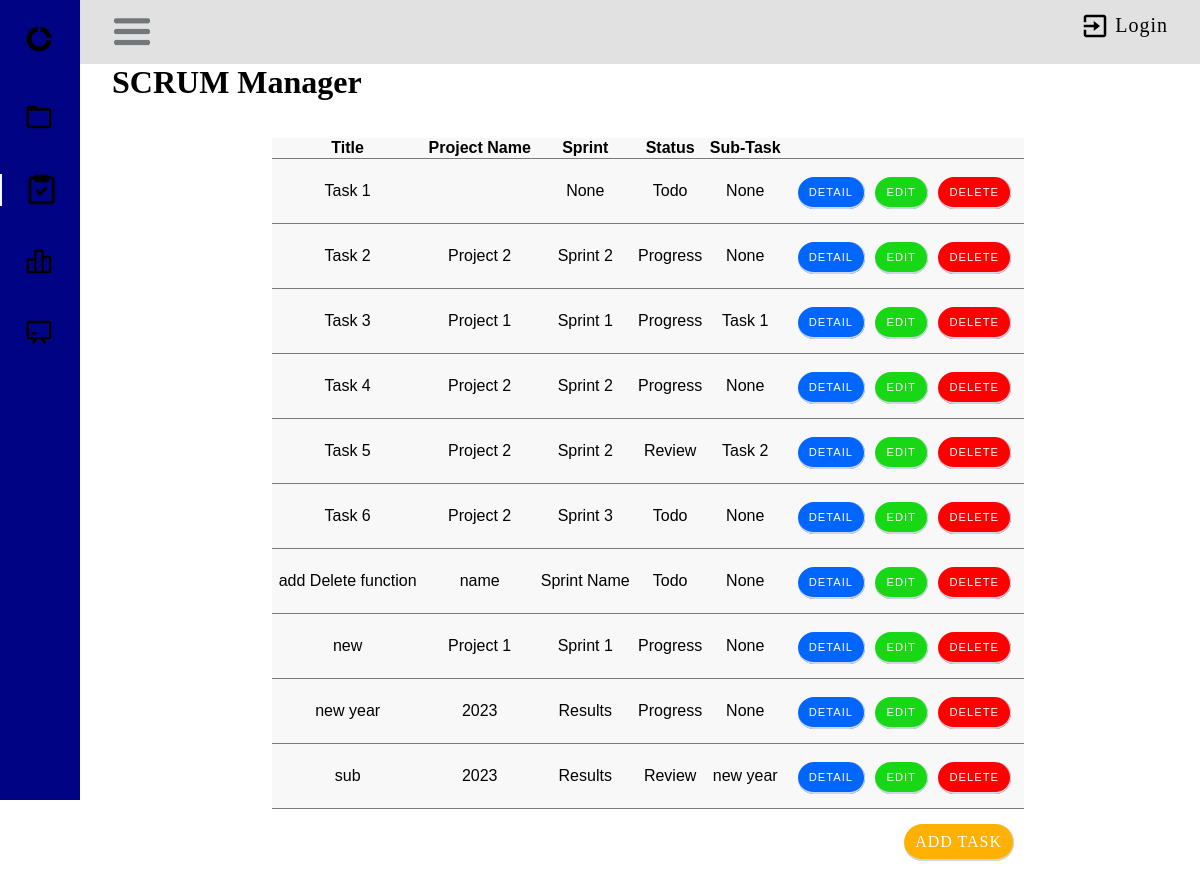
Page /task/ on the committed database.
### taskManager/models.py (models this page shows, shortened)
class Task(models.Model):
    STATUS_CHOICES = (
        ('Todo', 'Todo'),
    ('Progress', 'Progress'),
    ('Review', 'Review'),
    ('Done', 'Done'),
    )
    user = models.ForeignKey(User, on_delete=models.CASCADE, null=True, blank=False)
    title = models.CharField(max_length=200)
    description = models.TextField(null=True, blank=True)
    complete = models.BooleanField(default=False)
    created = models.DateTimeField(auto_now_add=True)
    sprint = models.ForeignKey(Sprint, on_delete=models.CASCADE, blank=True, null=True)
    status = models.CharField(max_length=30, choices=STATUS_CHOICES)
    subtask = models.ForeignKey('self',on_delete=models.CASCADE, null=True, blank=True)
    def __str__(self):
        return self.title
    class Meta:
        ordering = ['title']

class Sprint(models.Model):
    name = models.CharField(max_length=50, blank=True, default='')
    description = models.TextField(blank=True, default='')
    start = models.DateTimeField(null=False, auto_now_add=True,)
    Duration= models.DurationField(null=False, blank=False, default=0 )
    end = models.DateField(blank=True, null=True, default='2026-12-31')
    project = models.ForeignKey(Project, on_delete=models.CASCADE, null=False)
    def __str__(self):
        return self.name or ('Sprint ending %s') % self.end
    class Meta:
        ordering = ['name']

class Project(models.Model):
    name = models.CharField(max_length=50)
    start = models.DateTimeField(auto_now_add=True)

### taskManager/view/task/views.py (the view)
# urls.py: path('task/', TaskList.as_view(), name='tasks'),
class TaskList(ListView):
    model = Task
    context_object_name = 'tasks'
    template_name = "task/task_list.html"

### taskManager/templates/taskManager/task_list.html (shortened to what this page needs)
{% load crispy_forms_tags %}
{% block content %}
{% load static %}
        <link rel="stylesheet" href="{% static 'css/home.css' %}">
        <link rel="stylesheet" href="{% static 'css/task.css' %}">
<div id="body-pd">
    <header class="header" id="header">
        <div class="header_toggle">
            <img class="bx bx-menu" id="header-toggle" width="40px" src="/static/images/burger-menu.jpg" alt="burger menu">
        <div class="header-logout">
            <img class="exit-icon" src="/static/images/exit.png" alt="burger menu">
            {% if request.user.is_authenticated %}
                <a class="header-text" href="{% url 'user_logout' %}">Logout</a>
            {% else %}
                <a class="header-text" href="{% url 'user_login' %}">Login</a>
            {% endif %}
        </div>
    </div>
    </header>
    <div class="l-navbar" id="nav-bar">
        <nav class="nav">
            <div>
                <a href="#" class="nav_logo">
                    <img class="bx bx-menu" id="header-toggle" width="30px" src="/static/images/app-icon.png" alt="burger menu">
                </a>
                <div class="nav_list">
                    <a href="{% url 'project_list' %}" class="nav_link">
                        <img width="30px" src="/static/images/folder-icon.png" alt="burger menu">
                    </a>
                    <a href="{% url 'tasks' %}" class="nav_link active">
                        <img width="35px" src="/static/images/task-icon.png" alt="burger menu">
                    </a>
                    <a href="{% url 'sprint_list' %}" class="nav_link">
                        <img width="30px" src="/static/images/backlog-icon.png" alt="burger menu">
                    </a>
                    <a href="{% url 'board' %}" class="nav_link">
                        <img width="30px" src="/static/images/board-icon.png" alt="burger menu">
                    </a>
                </div>
            </div>
        </nav>
    </div>
</div>
<h1>SCRUM Manager</h1>
    <div class="table-container">
        <table>
            <tr>
                <th>Title</th>
                <th>Project Name</th>
                <th>Sprint</th>
                <th>Status</th>
                <th>Sub-Task</th>
                <th></th>
            </tr>
            {% for task in tasks %}
                <tr>
                    <td>{{task.title}}</td>
                    <td>{{task.sprint.project.name}}</td>
                    <td>{{task.sprint}}</td>
                    <td>{{task.status}}</td>
                    <td>{{task.subtask}}</td>
                    <td>
                        <div style="margin: 22px 0px;">
                            <span><a href="{% url 'task' task.pk %}"class="btn btn-style btn-detail">Detail</a> </span>
                            <span><a href="{% url 'task_update' task.pk %}" class="btn btn-style btn-edit">Edit</a> </span>
                            <span><a href="{% url 'task_delete' task.pk %}" class="btn btn-style btn-delete">Delete</a> </span>
                        </div>
                    </td>
                </tr>
                {% endfor %}
        </table>
        <div class="btn-add-task">
            <a class="btn" style="font-size: 1rem;" href="{% url 'task_form' %}"> Add Task </a>
        </div>
    </div>
{% endblock content %}

### taskManager/static/css/home.css (style rules this page uses)
*,::before,::after { box-sizing: border-box; }
a { text-decoration: none; text-transform: capitalize; font-size: 1.25rem; font-weight: 400; letter-spacing: 1px; color: var(--title-background); }
.header { width: 100%; height: var(--header-height); position: fixed; top: 0; left: 0; align-items: center; justify-content: space-between; padding: 0 1rem; background-color: var(--header-color); z-index: var(--z-fixed); transition: .5s; }
.header-logout { float: right; display: flex; align-items: center; justify-content: space-between; color: black; }
.header-text { font-size: 1.25rem; font-weight: 400; letter-spacing: 1px; }
.exit-icon { margin-right: 5px; width: 30px; }
.header_toggle { color: var(--first-color); font-size: 1.5rem; cursor: pointer; margin-top: 1%; }
.l-navbar { position: fixed; top: 0 ; left: 0; width: var(--nav-width); height: 100vh; background-color: var(--first-color); padding: .5rem 1rem 0 0; transition: .5s; z-index: var(--z-fixed); }
.nav { height: 100%; display: flex; flex-direction: column; justify-content: space-between; overflow: hidden; }
.nav_logo, .nav_link { display: grid; grid-template-columns: max-content max-content; align-items: center; column-gap: 1rem; padding: .5rem 0 .5rem 1.5rem; }
.nav_logo { margin-bottom: 2rem; }
.nav_link { position: relative; color: var(--first-color-light); margin-bottom: 1.5rem; transition: .3s; }
.active { color: var(--white-color); }
.active::before { content: ''; position: absolute; left: 0; width: 2px; height: 32px; background-color: var(--white-color); }
@media screen and (min-width: 768px) { .header { height: calc(var(--header-height) + 1rem); padding: 0 2rem 0 calc(var(--nav-width) + 2rem); } }
@media screen and (min-width: 768px) { .l-navbar { left: 0; padding: 1rem 1rem 0 0; } }

### taskManager/static/css/task.css (style rules this page uses)
img { border-radius: 5px 5px 0 0; }
.btn { width: 80%; letter-spacing: 1px; text-transform: uppercase; color: #fff; cursor: pointer; border: none; border-radius: 50px; border-bottom: solid 2px #ced5e5; border-right: solid 1px #ced5e5; background-color: var(--button-background); padding: 9px 11px; margin: 8px; }
.btn-style { font-size: .7rem; margin: 3px; }
.btn-edit { background-color: var(--button-edit); }
.btn-delete { background-color: var(--button-delete); }
.btn-detail { background-color: var(--button-detail); }
.btn-add-task { margin: 22px 0px; float: right; padding: 2px; }
table { font-family: Arial; border-collapse: collapse; width: 100%; }
td, th { border-bottom: 1px solid #7a7a7a; text-align: center; }
tr { background-color: rgba(196, 196, 196, 0.12); }
.table-container { margin-left: auto; margin-right: auto; padding: 1rem 10rem; }

### rows in the picture
Task: title "Task 1", sprint "None", status "Todo", subtask "None"
Task: title "Task 2", sprint.project.name "Project 2", sprint "Sprint 2", status "Progress", subtask "None"
Task: title "Task 3", sprint.project.name "Project 1", sprint "Sprint 1", status "Progress", subtask "Task 1"
Task: title "Task 4", sprint.project.name "Project 2", sprint "Sprint 2", status "Progress", subtask "None"
Task: title "Task 5", sprint.project.name "Project 2", sprint "Sprint 2", status "Review", subtask "Task 2"
Task: title "Task 6", sprint.project.name "Project 2", sprint "Sprint 3", status "Todo", subtask "None"
Task: title "add Delete function", sprint.project.name "name", sprint "Sprint Name", status "Todo", subtask "None"
Task: title "new", sprint.project.name "Project 1", sprint "Sprint 1", status "Progress", subtask "None"
Task: title "new year", sprint.project.name "2023", sprint "Results", status "Progress", subtask "None"
Task: title "sub", sprint.project.name "2023", sprint "Results", status "Review", subtask "new year"
